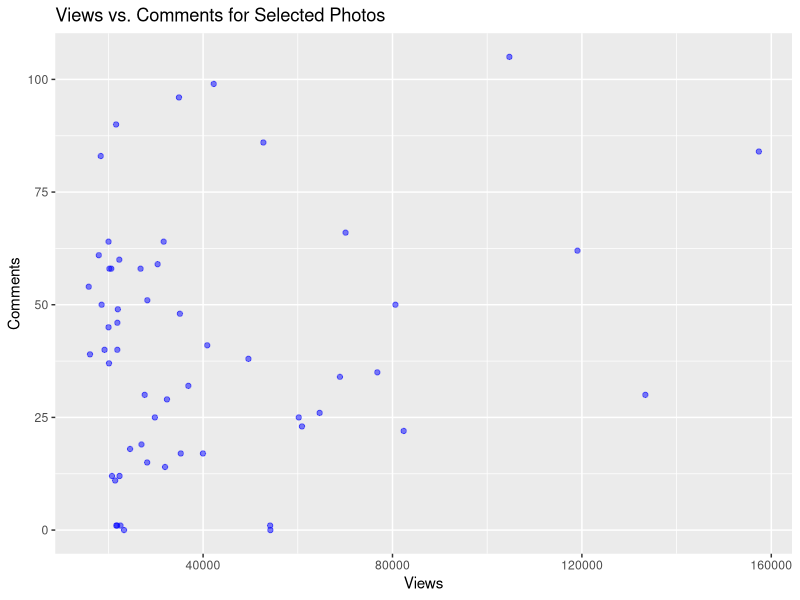
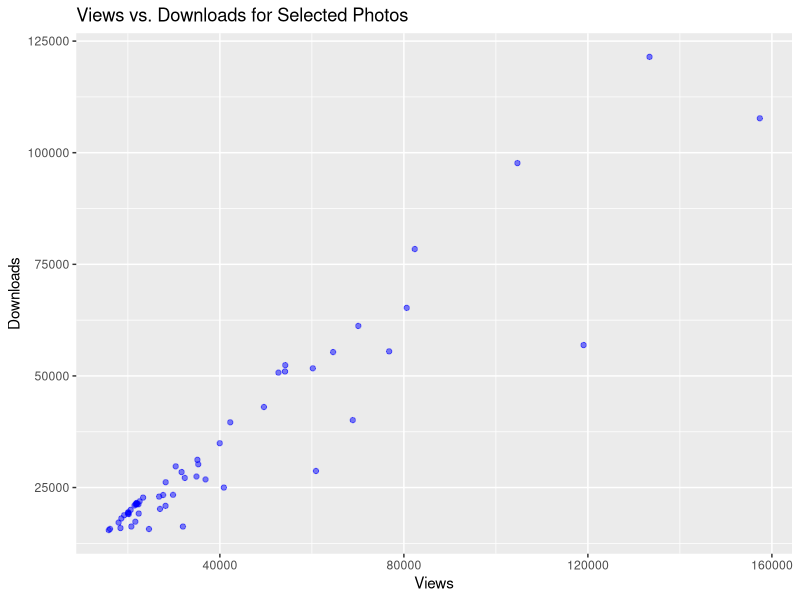

R code for these plots, in order:
## ---- chunk 1
knitr::opts_chunk$set(echo=TRUE, message=FALSE, warning=FALSE, error=FALSE)
library(tidyverse)
photo_data <- read_csv('selected_photos.csv')


## ---- chunk 2


selected_urls <- select(photo_data, pageURL)
knitr::kable(selected_urls, caption = "Selected Photo URLs")

## ---- chunk 3
ggplot(photo_data, aes(x = views, y = comments)) +
geom_point(color = "blue", alpha = 0.5) +
labs(title = "Views vs. Comments for Selected Photos",
       x = "Views", y = "Comments") 


## ---- chunk 4

ggplot(photo_data, aes(x = views, y = downloads)) +
geom_point(color = "blue", alpha = 0.5) +
labs(title = "Views vs. Downloads for Selected Photos",
       x = "Views", y = "Downloads") 


